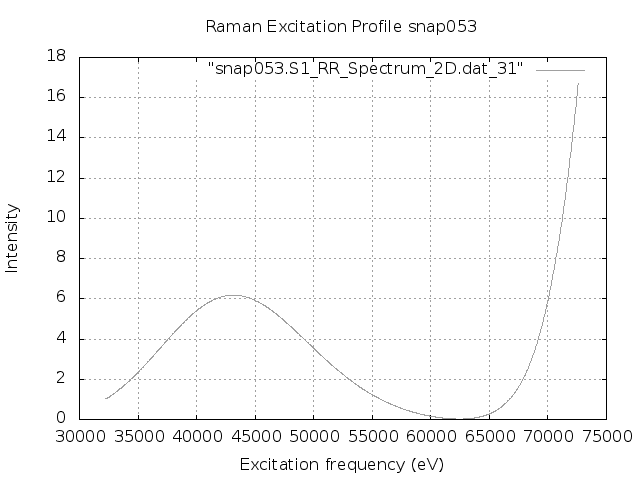

This chart was generated by the following gnuplot code:
set terminal png
set output "snap053.S1.REP.png"
set xlabel 'Excitation frequency (eV)'
set ylabel 'Intensity'
set title "Raman Excitation Profile snap053"
set grid
set autoscale
plot "snap053.S1_RR_Spectrum_2D.dat_31" with lines lc "blue"
exit
